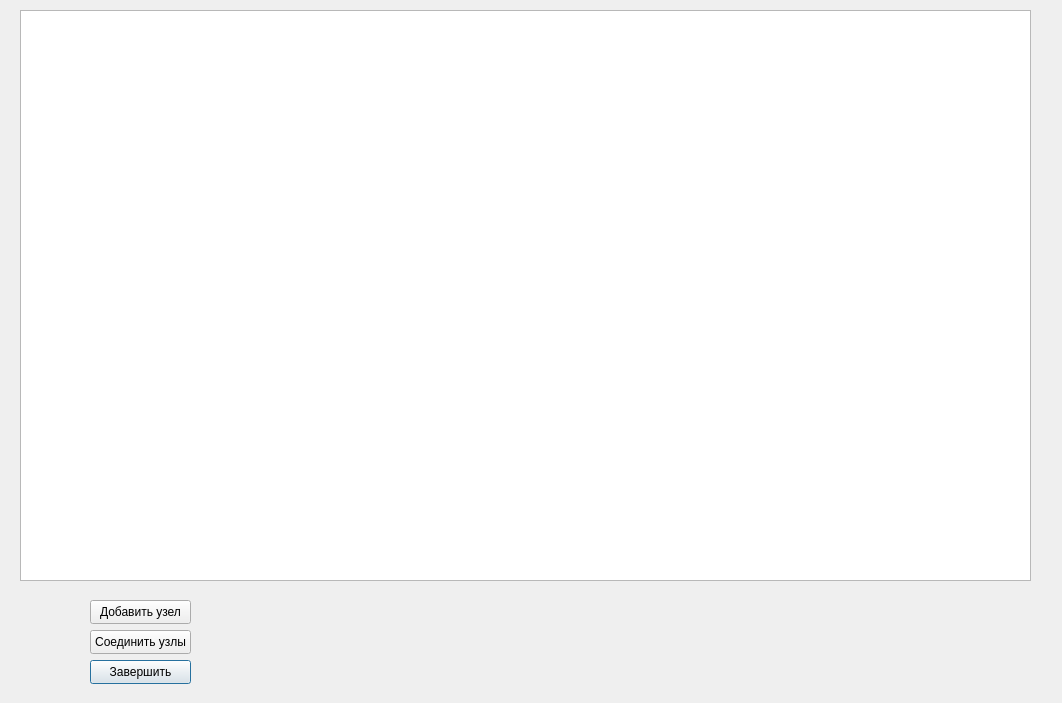
<?xml version="1.0" encoding="UTF-8"?>
<ui version="4.0">
 <class>CustomGraphEditor</class>
 <widget class="QDialog" name="CustomGraphEditor">
  <property name="geometry">
   <rect>
    <x>0</x>
    <y>0</y>
    <width>1062</width>
    <height>703</height>
   </rect>
  </property>
  <property name="windowTitle">
   <string>Dialog</string>
  </property>
  <widget class="QPushButton" name="finishButton">
   <property name="geometry">
    <rect>
     <x>90</x>
     <y>660</y>
     <width>101</width>
     <height>24</height>
    </rect>
   </property>
   <property name="text">
    <string>Завершить</string>
   </property>
  </widget>
  <widget class="QGraphicsView" name="graphicsView">
   <property name="geometry">
    <rect>
     <x>20</x>
     <y>10</y>
     <width>1011</width>
     <height>571</height>
    </rect>
   </property>
  </widget>
  <widget class="QPushButton" name="connectNodesButton">
   <property name="geometry">
    <rect>
     <x>90</x>
     <y>630</y>
     <width>101</width>
     <height>24</height>
    </rect>
   </property>
   <property name="text">
    <string>Соединить узлы</string>
   </property>
  </widget>
  <widget class="QPushButton" name="addNodeButton">
   <property name="geometry">
    <rect>
     <x>90</x>
     <y>600</y>
     <width>101</width>
     <height>24</height>
    </rect>
   </property>
   <property name="text">
    <string>Добавить узел</string>
   </property>
  </widget>
 </widget>
 <resources/>
 <connections/>
</ui>
